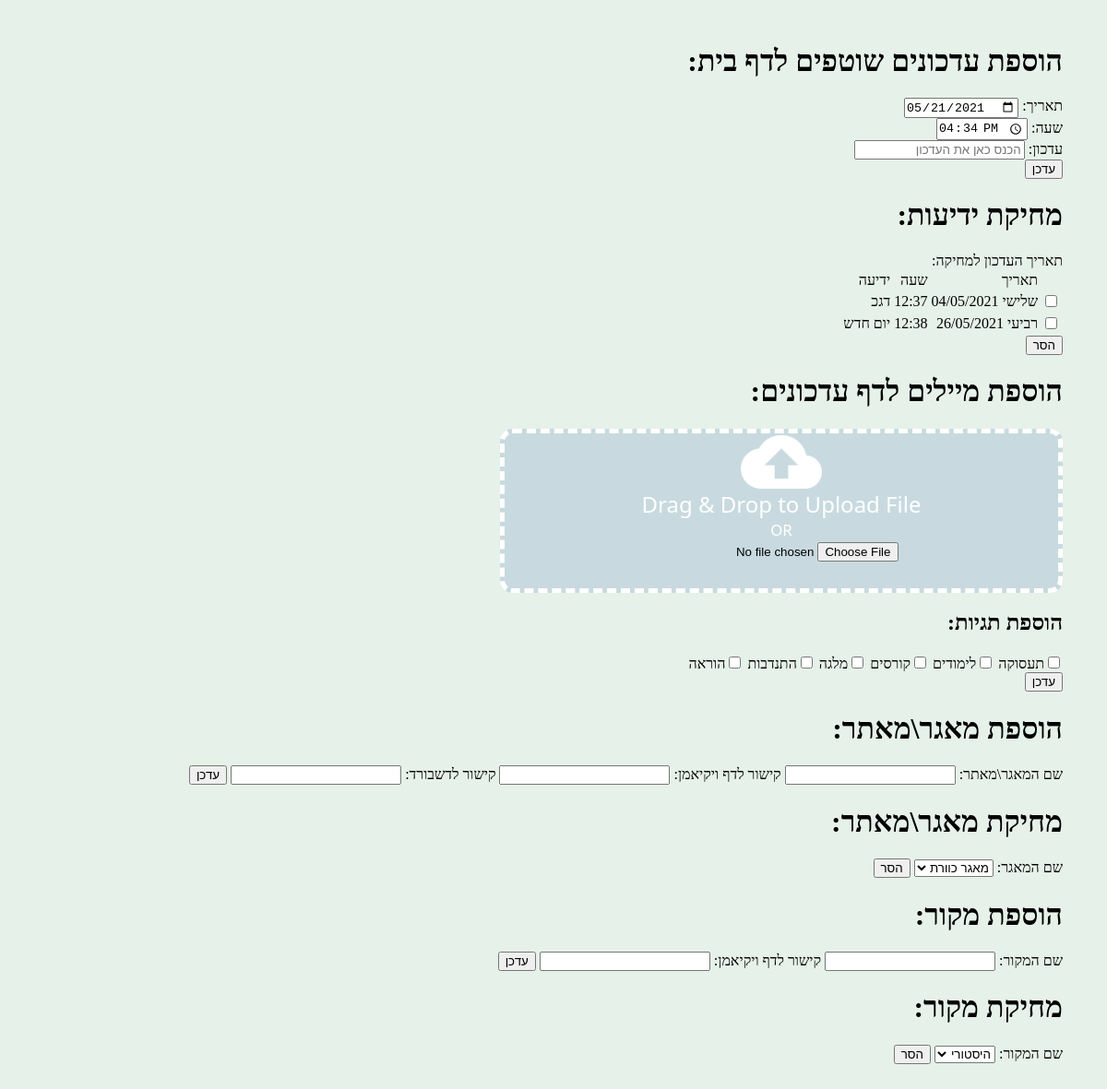
The app's page /API with its own data.
### modules/flash_news.py (models this page shows, shortened)
class NewsFlashModel(db.Model):
    __tablename__ = 'news_flash'
    id = db.Column(db.Integer, primary_key=True)
    message = db.Column(db.String(200))
    date_time = db.Column(db.DateTime)
    HASH_DAYS_DICT = {
        0: "שני",
        1: "שלישי",
        2: "רביעי",
        3: "חמישי",
        4: "שישי",
        5: "שבת",
        6: "ראשון"
    }
    @property
    def day_of_week(self):
        return self.HASH_DAYS_DICT.get(self.date.weekday())
    @property
    def date(self):
        return self.date_time.date()
    @property
    def time(self):
        return self.date_time.time().strftime("%H:%M")
    def parser(self):
        return {f"{self.day_of_week} {self.date.strftime('%d/%m/%Y')}": (self.time, self.message)}

### app.py (the view)
@app.route('/API', methods=("POST", "GET"))
def API():
    tags = pd.read_json('./databases/tags.json', typ='series')
    sources = SourceList.get()
    news = FlashNewsList.get()
    datatable = DataTableList.get()
    return render_template('API.html', tags=tags, sources=sources, news=news, datatable=datatable)

### app.py (called while the page is built)
@app.after_request
def add_header(r):
    r.headers["Cache-Control"] = "no-cache, no-store, must-revalidate"
    r.headers["Pragma"] = "no-cache"
    r.headers["Expires"] = "0"
    r.headers['Cache-Control'] = 'public, max-age=0'
    return r

### modules/data_table.py (called while the page is built)
    def parser(self):
        return self.title, self.path, self.dash        # return tuple of <title, path, dash>

    @classmethod
    def get(cls):
        data = [table.parser() for table in cls.query.all()]
        return data

### modules/sources.py (called while the page is built)
    def parser(self):
        return self.title, self.link        # return tuple of <title, link>

    @classmethod
    def get(cls):
        data = [table.parser() for table in cls.query.all()]
        return data

### resources/data_table.py (called while the page is built)
    @staticmethod
    def get():
        return DataTableModel.get()

### resources/flash_news.py (called while the page is built)
    @classmethod
    def group_by_day(cls, ls):
        res = {}
        for elem in ls:
            key, val = list(elem.keys()), list(elem.values())
            if key[0] in res:
                res[key[0]].append(val[0])
            else:
                res[key[0]] = [val[0]]
        return res

    @classmethod
    def get(cls):
        data = NewsFlashModel.query.all()               # get all table
        data = [flash.parser() for flash in data]      # parse it with json format
        data = cls.group_by_day(data)                 # group all news by date
        return data

### resources/sources.py (called while the page is built)
    @classmethod
    def get(cls):
        return SourcesModel.get()

### templates/API.html (shortened to what this page needs)
<!DOCTYPE html>
<html lang="en">
<head>
    <link rel="stylesheet" href="../css/API.css">
</head>
<body>
<div class="page-container">
    <div class="api-container" id="flashNews-container">
        <div id="add-news-container">
            <h1>הוספת עדכונים שוטפים לדף בית:</h1>
            <form id ="add-news-form" onsubmit="addNewsSubmit(event)">
                <div class = "date-container">
                    <label for="date-input">תאריך:</label>
                    <input type="date" name = "date-input" id="date-input">
                </div>
                <div class="time-container">
                    <label for="time-input">שעה:</label>
                    <input type="time" name = "time-input" id="time-input">
                </div>
                <div class="flashNews-container">
                    <label for="flashNews-input">עדכון:</label>
                    <input type="text" name = "flashNews-input" id="flashNews-input" placeholder="הכנס כאן את העדכון">
                </div>
                <input class = "submit-btn" id="submit-flashNews" type="submit" value="עדכן">
            </form>
        </div>
        <div id ="delete-news-container">
            <h1>מחיקת ידיעות: </h1>
            <form id = "delete-news-form" onsubmit = "deleteNewsSubmit(event)">
                <label for="database-name-input">תאריך העדכון למחיקה:</label>
                  <table>
                      <tr>
                          <td></td>
                          <td>תאריך</td>
                          <td>שעה</td>
                          <td>ידיעה</td>
                      </tr>
                      {% for date in news: %}
                        {% with i = loop.index %}
                            {% for time,news in news[date] %}
                                <tr>
                                    <td>
                                        <input type="checkbox" name="news-{{i}}-{{loop.index}}"
                                               value='{"date": "{{date}}", "time": "{{time}}","news": "{{news}}"}'/>
                                    </td>
                                    <td>{{date}}</td>
                                    <td>{{time}}</td>
                                    <td>{{news}}</td>
                                </tr>
                            {% endfor %}
                        {% endwith %}
                      {% endfor %}
                  </table>
                <input class = "submit-btn" type="submit" value="הסר">
            </form>
        </div>
    </div>
    <div class="api-container" id="updates-container">
        <h1>הוספת מיילים לדף עדכונים:</h1>
        <form id="add-post-form" onsubmit="addPostSubmit(event)" enctype="multipart/form-data">
            <div class="drag-area">
                    <div class="icon"><img src="../images/uploadFile.png"></div>
                    <header>Drag & Drop to Upload File</header>
                    <span>OR</span>
                    <br>
                    <input class="box__file" type="file" name="filename" id="file-selector" accept=".pdf, .msg">
            </div>
            <div class="tags-container">
                <h2>הוספת תגיות:</h2>
                <div class = "tags-area">
                    {% for tag,color in tags.items(): %}
                        <input type ="checkbox" class="tag-btn" id = "btn_{{tag}}" name="tags" value={{tag}} style="background: {{color}}">{{tag}}</input>
                    {% endfor %}
                </div>
            </div>
            <input class = "submit-btn" id="updates-btn" type="submit" value="עדכן">
        </form>
    </div>
    <div class="api-container" id="databases-container">
        <div id="add-dataTable-container">
            <h1>הוספת מאגר\מאתר: </h1>
            <form id = "add-dataTable-form" onsubmit="addDatatableSubmit(event)">
                <label for="database-name-input">שם המאגר\מאתר:</label>
                <input type="text" name = "title" id="database-name-input" required>
                <label for="database-wiki-link">קישור לדף ויקיאמן:</label>
                <input type="text" name = "path" id="database-wiki-link" required>
                <label for="database-wiki-link">קישור לדשבורד:</label>
                <input type="text" name = "dash" id="database-dash-link" required>
                <input class = "submit-btn" id="databases-updates" type="submit" value="עדכן">
            </form>
        </div>
        <div id ="delete-dataTable-container">
            <h1>מחיקת מאגר\מאתר: </h1>
            <form id = "delete-dataTable-form" onsubmit = "deleteDatatableSubmit(event)">
                <label for="database-name-input">שם המאגר:</label>
                  <select name="title">
                      {% for title,path,dash in datatable: %}
                        <option value="{{title}}">{{title}}</option>
                      {% endfor %}
                  </select>
                <input class = "submit-btn" type="submit" value="הסר">
            </form>
        </div>
    </div>
    <div class="api-container" id="sources-container">
        <div id="add-source-container">
            <h1>הוספת מקור: </h1>
            <form id = "add-source-form" onsubmit = "addSourceSubmit(event)">
                <label for="database-name-input">שם המקור:</label>
                <input type="text" name = "title" id="source-name-input" required>
                <label for="source-wiki-link">קישור לדף ויקיאמן:</label>
                <input type="text" name = "link" id="source-wiki-link" required>
                <input class = "submit-btn" type="submit" value="עדכן">
            </form>
        </div>
        <div id ="delete-source-container">
            <h1>מחיקת מקור: </h1>
            <form id = "delete-source-form" onsubmit = "deleteSourceSubmit(event)">
                <label for="database-name-input">שם המקור:</label>
                  <select name="title">
                      {% for title,link in sources: %}
                        <option value="{{title}}">{{title}}</option>
                      {% endfor %}
                  </select>
                <input class = "submit-btn" type="submit" value="הסר">
            </form>
        </div>
    </div>
</div>
</body>
</html>

### static/css/API.css (style rules this page uses)
body { background: #E6F1E9; margin: 4vw; direction: rtl; }
.drag-area { border: 5px dashed #fff; height: 14vw; width: 50vw; border-radius: 14px; text-align: center; background: #c8dadf; font-family: system-ui; }
.drag-area .icon { height: 5vw; color: #fff; }
.drag-area header { font-size: 2vw; font-weight: 500; color: #fff; }
.drag-area span { font-size: 1.4vw; font-weight: 500; color: #fff; }
.drag-area img { height: 100%; border-radius: 5px; }

### records on screen
NewsFlashModel: date "שלישי 04/05/2021", time "12:37", message "דגכ"
NewsFlashModel: date "רביעי 26/05/2021", time "12:38", message "יום חדש"

### other values on screen
{{ tag }} "תעסוקה" "לימודים" "קורסים" "מלגה" "התנדבות" "הוראה"
form field title "מאגר כוורת"
form field title "היסטורי"
